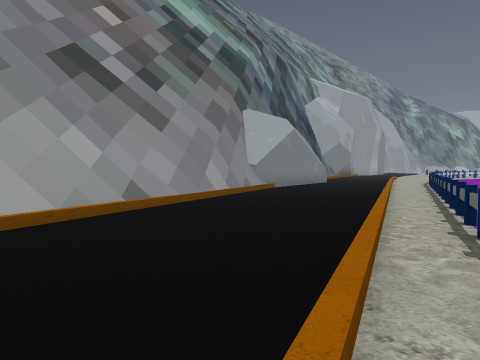
view 1 (above)

20 first-person views from a walk through a level from a Godot 3-D game. The camera is 1.4 m above the floor, tilts 2° down and sees 70° across. The floor is counted in squares, 2 m on a side. Each view is taken from the middle of a square. On the plan, view 1 faces up. The plan holds only what a view shows up to about 11 squares ahead; the rest is blank. The place goes on beyond the plan. Some surface patterns are stand-ins.

view 2
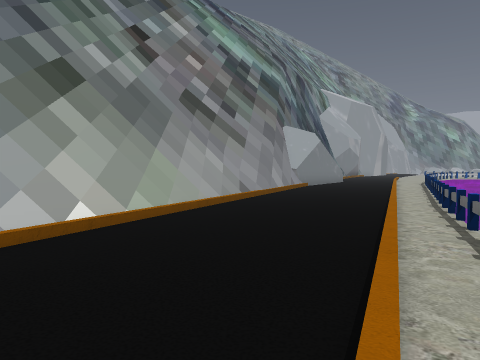

view 3
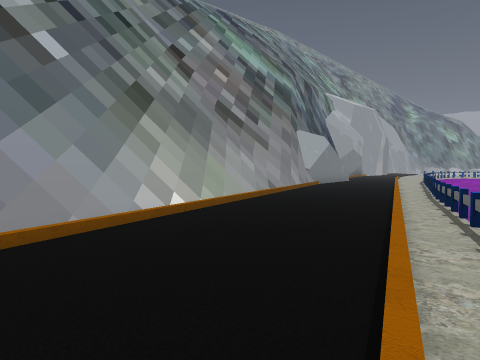

view 4
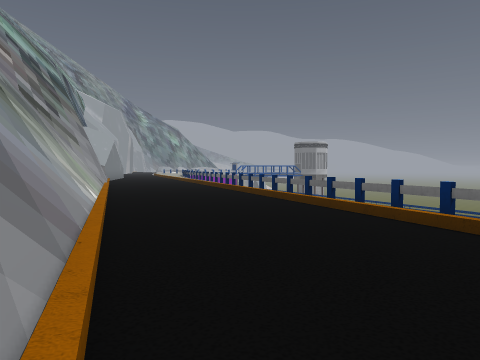

view 5
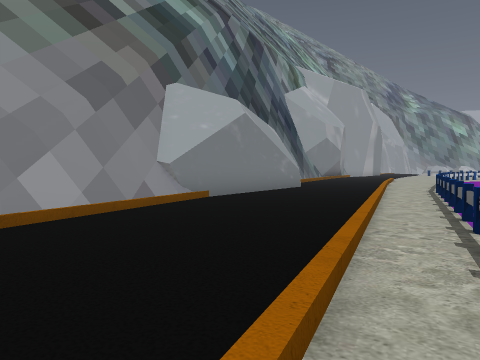

view 6
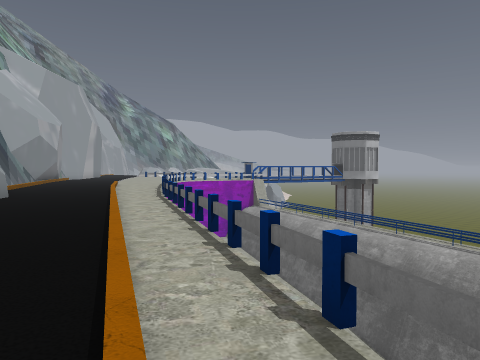

view 7
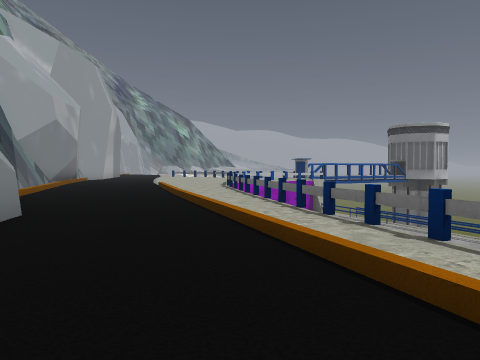

view 8
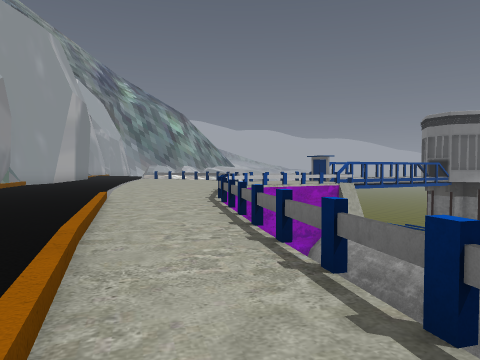

view 9
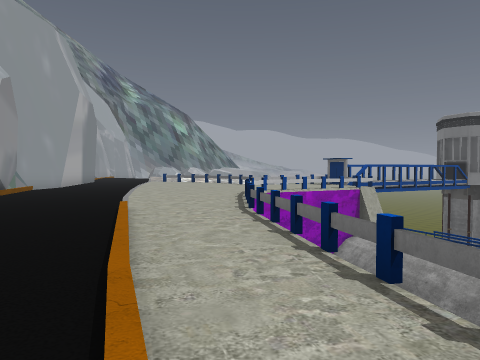

view 10
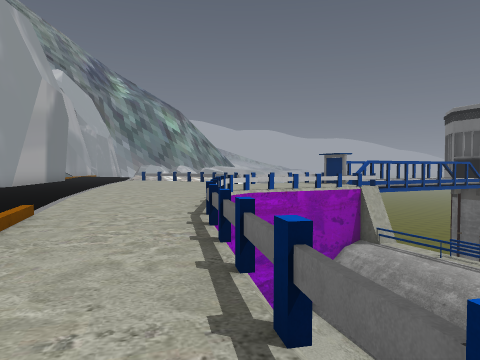

view 11
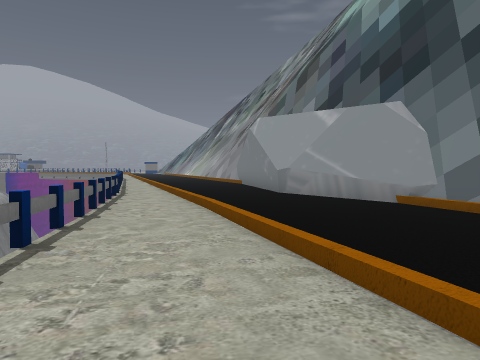

view 12
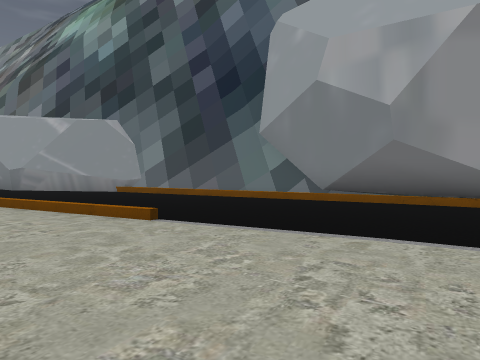

view 13
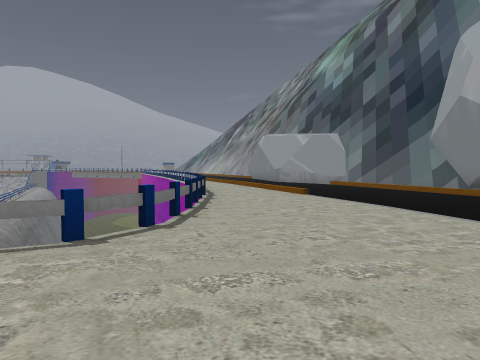

view 14
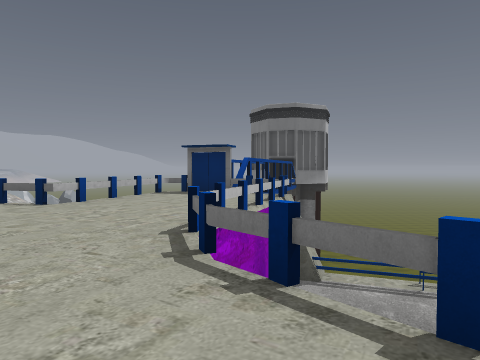

view 15
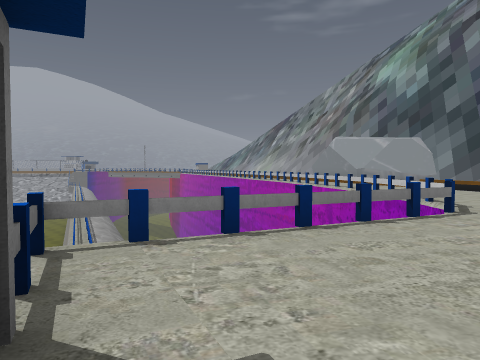

view 16
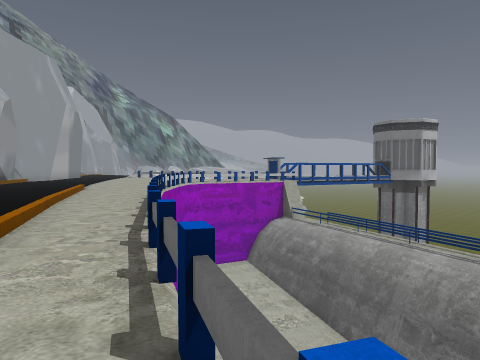

view 17
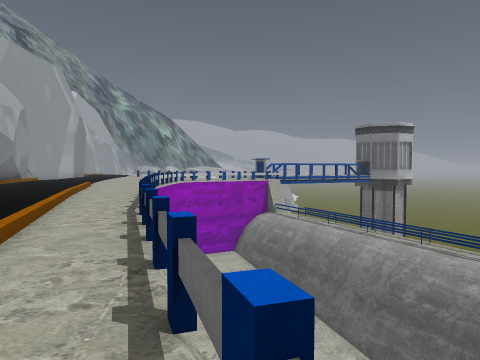

view 18
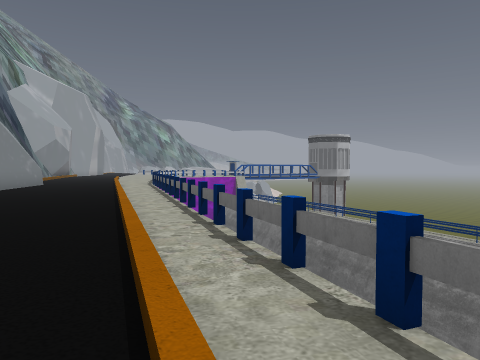

view 19
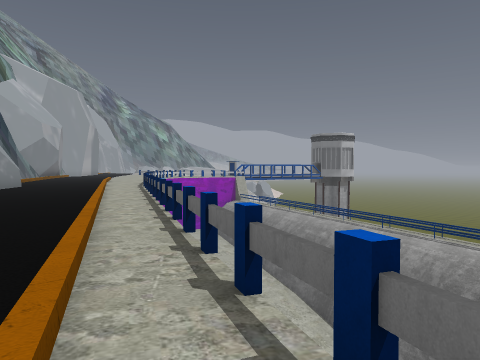

view 20
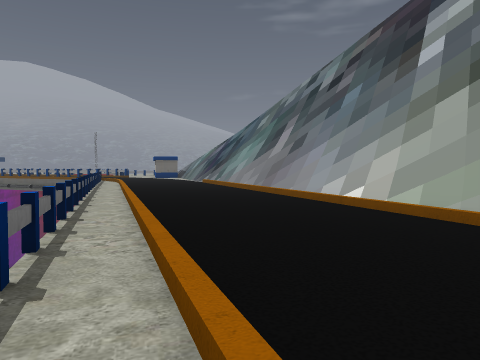

### Floor plan
Key: @ floor where view 1 was taken; # wall or solid block; . floor; / step, stairs or slope; = window, fence, low wall or low ledge; ^ raised ledge; v drop or lower ground.
Columns run from 10 left of view 1 to 23 right of it. Each row starts with its distance up from view 1.
 28                   ##.... ...../
 27                  ##............=/
 26                  #................
 25                 ##...............#
 24                 #.........vv==...#
 23                ##.......=v  vvv=.
 22                #........v  vvvv#=
 21               ##.......v    vv^
 20               ##......v      ^
 19            v  #......= v    =^
 18            v  #.....=v v    ^
 17              ##.....vvv  vv#
 16              #.....=      v^
 15             ##.....v    vv#^
 14            ##.....=     vv#
 13            #.....=       #^
 12           ##.....=       #
 11           #......v       #
 10          ^#.....=
  9          ^......v      v#
  8         ^#.....=       v#
  7    vv   ^.....=        #
  6    vv  ^=.....=
  5   vv   ^.....=
  4   vv  ^=.....=        #
  3   vv  ^......         #
  2   v  ^=.....=
  1  vv  ^=.....v
  0 vvv ^^....@=
 -1  vv ^=.....v
 -2    ^^.....=
 -3    ^#.....v
 -4    ^.....=
 -5    =.....v
 -6    .....=

Positions as (right, up) in squares from view 1, and headings:
1: (0, 0), facing up
2: (-2, -4), facing up
3: (-3, -6), facing up
4: (-7, -6), facing up-right
5: (2, 4), facing up
6: (2, 5), facing up-right
7: (3, 11), facing up-right
8: (7, 15), facing up-right
9: (7, 16), facing up-right
10: (9, 17), facing up-right
11: (12, 23), facing down-left
12: (15, 24), facing left
13: (18, 28), facing down-left
14: (13, 24), facing right
15: (23, 26), facing down-left
16: (6, 11), facing up-right
17: (5, 9), facing up-right
18: (0, 1), facing up-right
19: (1, 2), facing up-right
20: (2, 4), facing down-left
